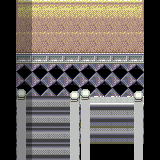

This game map was drawn from its Tiled (.tmx) file and the tilesets committed beside it. A one-line description and the trimmed map source follow:
An orthogonal 10x10 tile map with 16x16 px tiles, 5 tile layers (Base, MonoShita, MonoChu, CharaUe, ...), 3 tilesets and 9 objects.

<map version="1.0" orientation="orthogonal" renderorder="right-down" width="10" height="10" tilewidth="16" tileheight="16" backgroundcolor="#000000" nextobjectid="11">
 <tileset firstgid="1" name="youkan" tilewidth="16" tileheight="16" tilecount="480" columns="30">
  <image source="youkan.png" trans="007575" width="480" height="256" />
 </tileset>
 <tileset firstgid="481" name="ST-MsionR-I01" tilewidth="16" tileheight="16" tilecount="1984" columns="16">
  <image source="ST-MsionR-I01.png" trans="007575" width="256" height="1990" />
  <tile id="1674">
   <properties>
    <property name="cc_vertexz" value="-1" />
   </properties>
  </tile>
 </tileset>
 <tileset firstgid="2465" name="ST-Sewer-01.png" tilewidth="16" tileheight="16" tilecount="1504" columns="16">
  <image source="ST-Sewer-01.png" trans="aa55ff" width="256" height="1504" />
 </tileset>
 <layer name="Base" width="10" height="10">
  <properties>
   <property name="cc_vertexz" value="-13" />
  </properties>
  <data>[100 cells, 76 non-empty, 8 distinct tile ids]</data>
 </layer>
 <layer name="MonoShita" width="10" height="10">
  <properties>
   <property name="cc_vertexz" value="-12" />
  </properties>
  <data>[100 cells, 28 non-empty, 5 distinct tile ids]</data>
 </layer>
 <layer name="MonoChu" width="10" height="10">
  <properties>
   <property name="cc_vertexz" value="-11" />
  </properties>
  <data>[100 cells, 16 non-empty, 6 distinct tile ids]</data>
 </layer>
 <objectgroup name="collision">
  <object id="1" x="0" y="0" width="16" height="160" />
  <object id="2" x="16" y="96" width="16" height="64" />
  <object id="3" x="64" y="96" width="32" height="64" />
  <object id="4" x="128" y="96" width="16" height="64" />
  <object id="5" x="144" y="0" width="16" height="160" />
  <object id="6" x="16" y="0" width="128" height="64" />
 </objectgroup>
 <layer name="CharaUe" width="10" height="10">
  <data>[100 cells, 4 non-empty, 2 distinct tile ids]</data>
 </layer>
 <objectgroup name="event">
  <object id="7" x="32" y="144" width="32" height="16">
   <properties>
    <property name="EventID" value="1" />
    <property name="trigger" value="1" />
   </properties>
  </object>
  <object id="8" x="96" y="144" width="32" height="16">
   <properties>
    <property name="EventID" value="2" />
    <property name="trigger" value="1" />
   </properties>
  </object>
  <object id="10" x="112" y="0" width="32" height="32">
   <properties>
    <property name="EventID" value="3" />
    <property name="trigger" value="0" />
   </properties>
  </object>
 </objectgroup>
 <layer name="shadow" width="10" height="10">
  <data>[100 cells, 10 non-empty, 1 distinct tile ids]</data>
 </layer>
</map>
